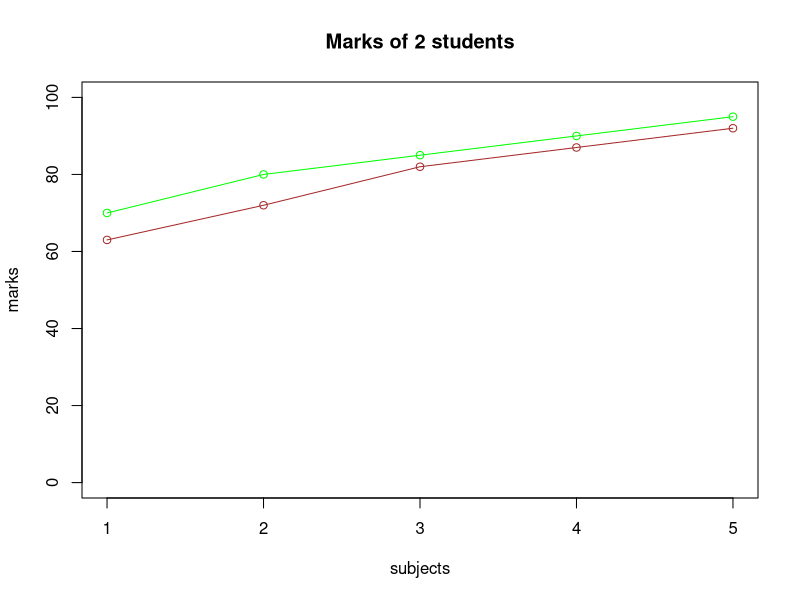

Here is the R script that generated this plot:
subjects<-c(1,2,3,4,5)
student1_marks<-c(70,80,85,90,95)
student2_marks<-c(63,72,82,87,92)
plot(subjects,student1_marks,type="o",col="green",xlab="subjects",ylab="marks",ylim=c(0,100),main="Marks of 2 students")
lines(subjects,student2_marks,type="o",col="brown")
